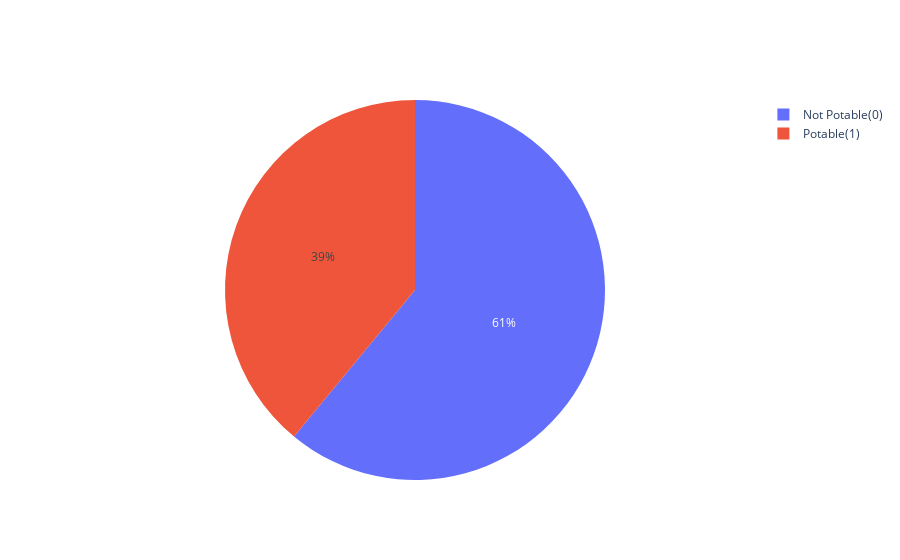

Notebook code cell kept with this figure:
### Markdown cell above
- According to the above data, there is a majority being 0, the water is not potable and not safe to drink; the shares of this to follow visually.

### Code cell
import plotly.graph_objects as go #interactive visualisations
fig = go.Figure(data = [go.Pie(labels=['Not Potable(0)', 'Potable(1)'], values = (waterQ['Potability'].value_counts()))])
fig.show()

### Figure 1 — Plotly figure (JSON) as saved in the notebook; plotly's stock layout.template omitted (floating-point values rounded to 4 significant figures)
{"data": [{"labels": ["Not Potable(0)", "Potable(1)"], "type": "pie", "values": [1998, 1278]}], "layout": {}}
